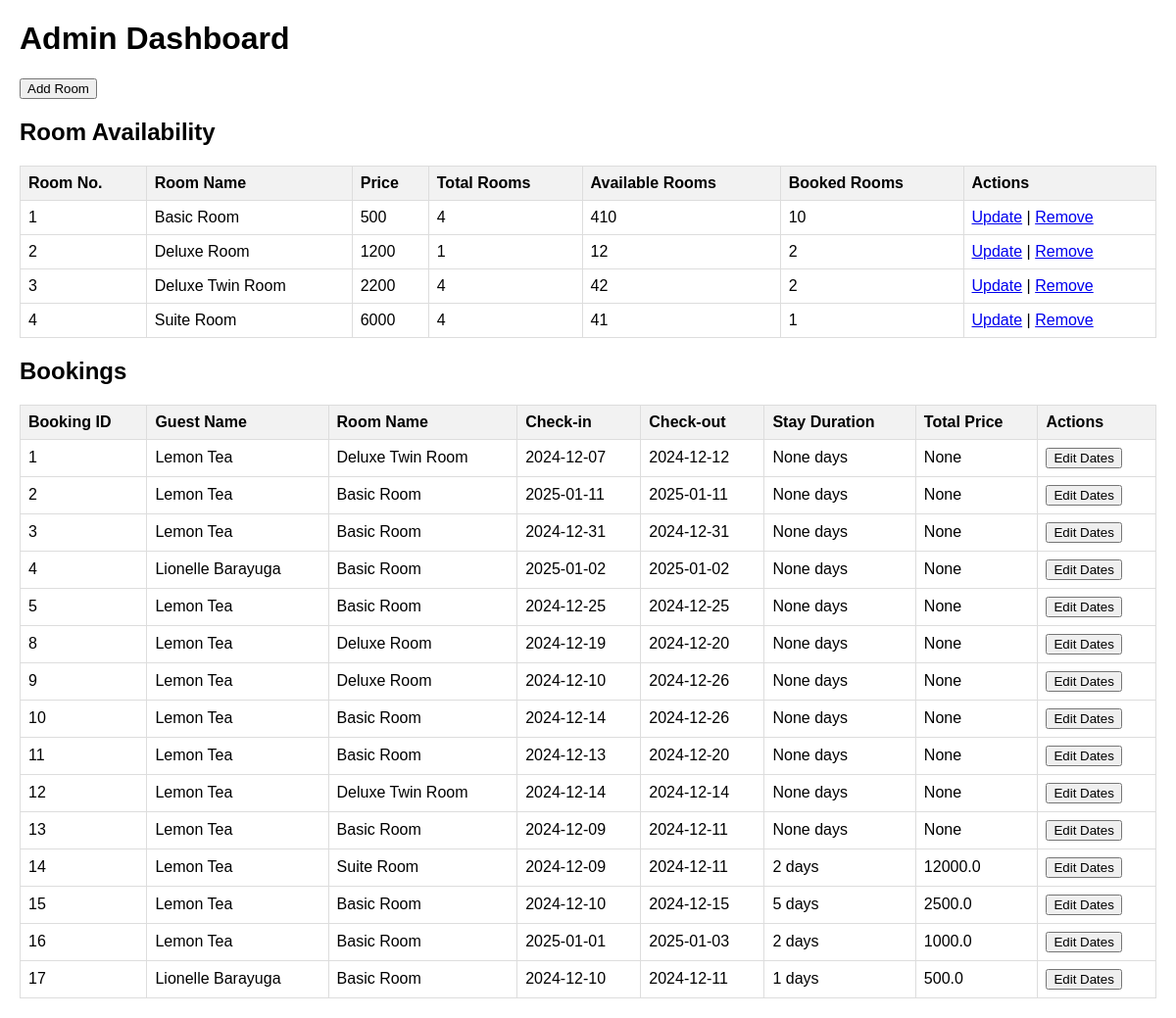
Page /admin_dashboard on the committed database.
### tables this page shows
CREATE TABLE "ROOMS" (
	"room_id"	INTEGER NOT NULL UNIQUE ,
	"Room_name"	TEXT,
	"Room_Cost"	INTEGER,
	"Room_Availability"	TEXT,
	PRIMARY KEY("room_id")
);

CREATE TABLE BOOKING (
    booking_id INTEGER PRIMARY KEY AUTOINCREMENT,
    guest_id INT,
    check_in DATE,
    check_out DATE,
    adult_guest INT,
    child_guest INT,
    room_name VARCHAR(50), stay_duration INTEGER, total_price REAL,
    FOREIGN KEY (guest_id) REFERENCES GUEST(guest_id)
);

CREATE TABLE "GUEST" (
	"guest_id"	INTEGER NOT NULL UNIQUE,
	"firstname"	TEXT NOT NULL,
	"lastname"	TEXT NOT NULL,
	"gender"	TEXT,
	"cel_num"	INTEGER NOT NULL,
	"address"	TEXT,
	"email"	TEXT NOT NULL UNIQUE,
	"password"	TEXT NOT NULL,
	PRIMARY KEY("guest_id" AUTOINCREMENT)
);

### app.py (the view, shortened to what this page needs)
@app.route("/admin_dashboard", methods=["GET", "POST"])
def admin_dashboard():
    con = sqlite3.connect(currentdirectory + '\\data.db')
    c = con.cursor()
    booking_query = """
        SELECT
            BOOKING.booking_id,
            GUEST.guest_id,
            ROOMS.room_name,
            GUEST.firstname,
            GUEST.lastname,
            BOOKING.check_in,
            BOOKING.check_out,
            ROOMS.room_cost,
            BOOKING.stay_duration,
            BOOKING.total_price
        FROM BOOKING
        JOIN GUEST ON BOOKING.guest_id = GUEST.guest_id
        JOIN ROOMS ON BOOKING.room_name = ROOMS.room_name
    """
    c.execute(booking_query)
    bookings = c.fetchall()
    rooms_query = """
        SELECT
            room_id,
            room_name,
            room_cost,
            room_availability,
            (SELECT COUNT(*) FROM BOOKING WHERE BOOKING.room_name = ROOMS.room_name) as booked_rooms
        FROM ROOMS
    """
    c.execute(rooms_query)
    rooms_to_display = c.fetchall()
    con.close()
    return render_template("admin_dashboard.html",
                           bookings=bookings,
                           rooms_to_display=rooms_to_display)

### templates/admin_dashboard.html (shortened to what this page needs)
<!DOCTYPE html>
<html lang="en">
<head>
</head>
<body>
    <h1>Admin Dashboard</h1>
    <div class="action-buttons">
        <button onclick="window.location.href='{{ url_for('add_room') }}'">Add Room</button>
    </div>
    <h2>Room Availability</h2>
    <table>
        <thead>
            <tr>
                <th>Room No.</th>
                <th>Room Name</th>
                <th>Price</th>
                <th>Total Rooms</th>
                <th>Available Rooms</th>
                <th>Booked Rooms</th>
                <th>Actions</th>
            </tr>
        </thead>
        <tbody>
            {% for room_display in rooms_to_display %}
                <tr>
                    <td>{{ room_display[0] }}</td>
                    <td>{{ room_display[1] }}</td>
                    <td>{{ room_display[2] }}</td>
                    <td>{{ room_display[3] }}</td>
                    <td>{{ room_display[3] }}{{ room_display[4] }}</td>
                    <td>{{ room_display[4] }}</td>
                    <td>
                        <a href="{{ url_for('update_room', room_name=room_display[1]) }}">Update</a> |
                        <a href="{{ url_for('remove_room', room_name=room_display[1]) }}" onclick="return confirm('Are you sure you want to remove this room?')">Remove</a>
                    </td>
                </tr>
            {% endfor %}
        </tbody>
    </table>
    <h2>Bookings</h2>
    <table>
        <thead>
            <tr>
                <th>Booking ID</th>
                <th>Guest Name</th>
                <th>Room Name</th>
                <th>Check-in</th>
                <th>Check-out</th>
                <th>Stay Duration</th>
                <th>Total Price</th>
                <th>Actions</th>
            </tr>
        </thead>
        <tbody>
            {% for booking in bookings %}
                <tr>
                    <td>{{ booking[0] }}</td>
                    <td>{{ booking[3] }} {{ booking[4] }}</td>
                    <td>{{ booking[2] }}</td>
                    <td>{{ booking[5] }}</td>
                    <td>{{ booking[6] }}</td>
                    <td>{{ booking[8] }} days</td>
                    <td>{{ booking[9] }}</td>
                    <td>
                        <button onclick="openEditModal('{{ booking[0] }}', '{{ booking[5] }}', '{{ booking[6] }}')">Edit Dates</button>
                    </td>
                </tr>
            {% endfor %}
        </tbody>
    </table>

### templates/admin_dashboard.html (style rules this page uses)
body { font-family: Arial, sans-serif; margin: 20px; }
table { width: 100%; border-collapse: collapse; margin-bottom: 20px; }
th, td { border: 1px solid #ddd; padding: 8px; text-align: left; }
th { background-color: #f2f2f2; }
.action-buttons { display: flex; gap: 10px; margin-bottom: 20px; }

### rows in the picture
ROOMS: room_id "1", Room_name "Basic Room", Room_Cost "500", Room_Availability "4", room_display "10"
ROOMS: room_id "2", Room_name "Deluxe Room", Room_Cost "1200", Room_Availability "1"
ROOMS: room_id "3", Room_name "Deluxe Twin Room", Room_Cost "2200", Room_Availability "4", room_display "2"
ROOMS: room_id "4", Room_name "Suite Room", Room_Cost "6000", Room_Availability "4", room_display "1"
BOOKING: booking_id "1", firstname "Lemon", lastname "Tea", Room_name "Deluxe Twin Room", check_in "2024-12-07", check_out "2024-12-12", booking "None"
BOOKING: booking_id "2", firstname "Lemon", lastname "Tea", Room_name "Basic Room", check_in "2025-01-11", check_out "2025-01-11", booking "None"
BOOKING: booking_id "3", firstname "Lemon", lastname "Tea", Room_name "Basic Room", check_in "2024-12-31", check_out "2024-12-31", booking "None"
BOOKING: booking_id "4", firstname "Lionelle", lastname "Barayuga", Room_name "Basic Room", check_in "2025-01-02", check_out "2025-01-02", booking "None"
BOOKING: booking_id "5", firstname "Lemon", lastname "Tea", Room_name "Basic Room", check_in "2024-12-25", check_out "2024-12-25", booking "None"
BOOKING: booking_id "8", firstname "Lemon", lastname "Tea", Room_name "Deluxe Room", check_in "2024-12-19", check_out "2024-12-20", booking "None"
BOOKING: booking_id "9", firstname "Lemon", lastname "Tea", Room_name "Deluxe Room", check_in "2024-12-10", check_out "2024-12-26", booking "None"
BOOKING: booking_id "10", firstname "Lemon", lastname "Tea", Room_name "Basic Room", check_in "2024-12-14", check_out "2024-12-26", booking "None"
BOOKING: booking_id "11", firstname "Lemon", lastname "Tea", Room_name "Basic Room", check_in "2024-12-13", check_out "2024-12-20", booking "None"
BOOKING: booking_id "12", firstname "Lemon", lastname "Tea", Room_name "Deluxe Twin Room", check_in "2024-12-14", check_out "2024-12-14", booking "None"
BOOKING: booking_id "13", firstname "Lemon", lastname "Tea", Room_name "Basic Room", check_in "2024-12-09", check_out "2024-12-11", booking "None"
BOOKING: booking_id "14", firstname "Lemon", lastname "Tea", Room_name "Suite Room", check_in "2024-12-09", check_out "2024-12-11", stay_duration "2", total_price "12000.0"
BOOKING: booking_id "15", firstname "Lemon", lastname "Tea", Room_name "Basic Room", check_in "2024-12-10", check_out "2024-12-15", stay_duration "5", total_price "2500.0"
BOOKING: booking_id "16", firstname "Lemon", lastname "Tea", Room_name "Basic Room", check_in "2025-01-01", check_out "2025-01-03", stay_duration "2", total_price "1000.0"
BOOKING: booking_id "17", firstname "Lionelle", lastname "Barayuga", Room_name "Basic Room", check_in "2024-12-10", check_out "2024-12-11", stay_duration "1", total_price "500.0"
